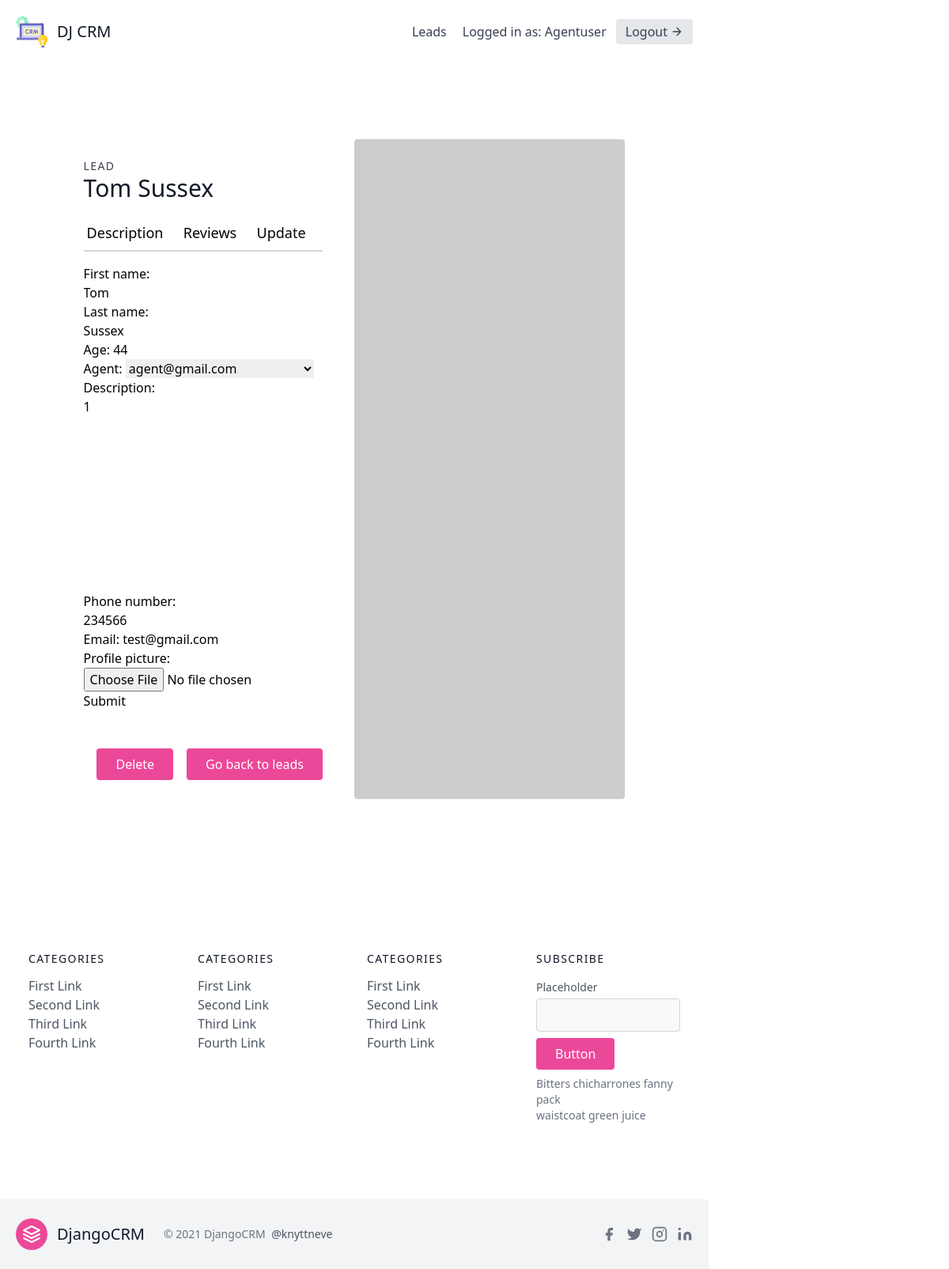
Page /leads/15/update/ (signed in) on the committed database.
### leads/models.py (models this page shows, shortened)
class User(AbstractUser):
    is_organisor = models.BooleanField(default=True)
    is_agent = models.BooleanField(default=False)

class Lead(models.Model):
    SOURCE_CHOICES = (
        ('Youtube', 'Youtube'),
        ('Google', 'Google'),
        ('Newsletter', 'Newsletter'),
    )
    first_name = models.CharField(max_length=255)
    last_name = models.CharField(max_length=255)
    age= models.IntegerField(default=0)
    agent = models.ForeignKey("Agent",null=True, blank=True, on_delete=models.SET_NULL)
    organisation = models.ForeignKey(UserProfile, on_delete=models.CASCADE, null=True, blank=True)
    category = models.ForeignKey("Category", related_name="leads", on_delete=models.SET_NULL, null=True, blank=True)
    description = models.TextField()
    date_added = models.DateTimeField(auto_now_add=True)
    phone_number = models.CharField(max_length=20)
    email = models.EmailField()
    profile_picture = models.ImageField(null=True, blank=True, upload_to="profile_pictures/")
    converted_date = models.DateTimeField(null=True, blank=True)

### leads/views.py (the view, shortened to what this page needs)
# urls.py: path('<int:pk>/update/', LeadUpdateView.as_view(),name='lead-update'),
class LeadUpdateView(OrganisorAndLoginRequiredMixin,generic.UpdateView):
    template_name = "lead_update.html"
    form_class = LeadModelForm
    def get_queryset(self):
        user = self.request.user
        if user.is_organisor:
            queryset = Lead.objects.filter(organisation=user.userprofile)
        else:
            queryset = Lead.objects.filter(organisation=user.agent.organisation)
            queryset = queryset.filter(agent__user=user)
        return queryset

### leads/forms.py
class LeadModelForm(forms.ModelForm):
    class Meta:
        model = Lead
        fields = (
            'first_name',
            'last_name',
            'age',
            'agent',
            'description',
            'phone_number',
            'email',
            'profile_picture'
        )

### agents/mixins.py (called while the page is built)
    def dispatch(self, request, *args, **kwargs):
        if not request.user.is_authenticated or request.user.is_organisor:
            return redirect("leads:lead-list")
        return super().dispatch(request,*args,**kwargs)

### leads/models.py (called while the page is built)
    def __str__(self):
        return self.user.email

### templates/lead_update.html (shortened to what this page needs)
{% extends "base.html" %}
{% block content %}
<section class="text-gray-1000 body-font overflow-hidden">
    <div class="container px-5 py-24 mx-auto">
      <div class="lg:w-4/5 mx-auto flex flex-wrap">
        <div class="lg:w-1/2 w-full lg:pr-10 lg:py-6 mb-6 lg:mb-0">
          <h2 class="text-sm title-font text-gray-700 tracking-widest">LEAD</h2>
          <h1 class="text-gray-900 text-3xl title-font font-medium mb-4">{{ lead.first_name }} {{ lead.last_name }}</h1>
          <div class="flex mb-4">
            <a href="{% url 'leads:lead-detail' lead.pk  %}" class="flex-grow border-b-2 border-gray-300 py-2 text-lg px-1">
                Description</a>
            <a class="flex-grow border-b-2 border-gray-300 py-2 text-lg px-1">
                Reviews</a>
            <a href="{% url 'leads:lead-update' lead.pk %}" class="flex-grow border-b-2 border-gray-300 py-2 text-lg px-1">
                Update</a>
          </div>
          <form method="post">
          {{ form.as_p }}
          <button type="submit">Submit</button>
        </form>
        <br>
        <br>
        <div class="flex">
            <button a href="{% url 'leads:lead-delete' lead.pk %}" class="flex ml-auto text-white bg-pink-500 border-0 py-2 px-6 focus:outline-none hover:bg-red-600 rounded">Delete</button>
            <br>
            <button a href="{% url 'leads:lead-list' %}" class="flex ml-auto text-white bg-pink-500 border-0 py-2 px-6 focus:outline-none hover:bg-green-600 rounded">Go back to leads</button>
          </div>
        </div>
        <img alt="ecommerce" class="lg:w-1/2 w-full lg:h-auto h-64 object-cover object-center rounded" src="https://dummyimage.com/400x400">
      </div>
    </div>
  </section>
{% endblock %}

### templates/navbar.html (shortened to what this page needs)
<header class="text-gray-700 body-font">
  <div class="container mx-auto flex flex-wrap p-5 flex-col md:flex-row items-center">
    <a href="#" class="flex title-font font-medium items-center text-gray-900 mb-4 md:mb-0">
      <span class="ml-3 text-xl">DJ CRM</span>
    </a>
    <nav class="md:ml-auto flex flex-wrap items-center text-base justify-center">
      {% if not request.user.is_authenticated %}
        <a href="{% url 'signup' %}" class="mr-5 hover:text-gray-900">Signup</a>
      {% else %}
        <a href="{% url 'leads:lead-list' %}" class="mr-5 hover:text-gray-900">Leads</a>
      {% endif %}
    </nav>
    {% if request.user.is_authenticated %}
      Logged in as: {{ request.user.username }}
      <a href="{% url 'logout' %}" class="ml-3 inline-flex items-center bg-gray-200 border-0 py-1 px-3 focus:outline-none hover:bg-gray-300 rounded text-base mt-4 md:mt-0">
        Logout
          <svg fill="none" stroke="currentColor" stroke-linecap="round" stroke-linejoin="round" stroke-width="2" class="w-4 h-4 ml-1" viewBox="0 0 24 24">
              <path d="M5 12h14M12 5l7 7-7 7"></path>
          </svg>
      </a>
    {% endif %}
  </div>
</header>

### rows in the picture
User: user.username "Agentuser"
Lead: first_name "Tom", last_name "Sussex", age "44", agent "agent@gmail.com", description "1", phone_number "234566"
User: email "test@gmail.com"
